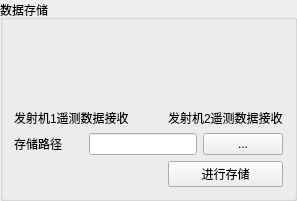
     <widget class="QGroupBox" name="groupBox_6">
      <property name="sizePolicy">
       <sizepolicy hsizetype="Maximum" vsizetype="Preferred">
        <horstretch>0</horstretch>
        <verstretch>0</verstretch>
       </sizepolicy>
      </property>
      <property name="title">
       <string>数据存储</string>
      </property>
      <layout class="QGridLayout" name="gridLayout_6">
       <item row="0" column="0">
        <widget class="QLabel" name="label_pixmapfashe1">
         <property name="text">
          <string/>
         </property>
        </widget>
       </item>
       <item row="0" column="1">
        <spacer name="horizontalSpacer">
         <property name="orientation">
          <enum>Qt::Horizontal</enum>
         </property>
         <property name="sizeHint" stdset="0">
          <size>
           <width>27</width>
           <height>72</height>
          </size>
         </property>
        </spacer>
       </item>
       <item row="0" column="2">
        <widget class="QLabel" name="label_pixmapfashe2">
         <property name="text">
          <string/>
         </property>
        </widget>
       </item>
       <item row="1" column="0">
        <widget class="QLabel" name="label_63">
         <property name="text">
          <string>发射机1遥测数据接收</string>
         </property>
        </widget>
       </item>
       <item row="1" column="2">
        <widget class="QLabel" name="label_66">
         <property name="text">
          <string>发射机2遥测数据接收</string>
         </property>
        </widget>
       </item>
       <item row="2" column="0" colspan="3">
        <layout class="QHBoxLayout" name="horizontalLayout">
         <item>
          <widget class="QLabel" name="label_72">
           <property name="sizePolicy">
            <sizepolicy hsizetype="Minimum" vsizetype="Preferred">
             <horstretch>0</horstretch>
             <verstretch>0</verstretch>
            </sizepolicy>
           </property>
           <property name="text">
            <string>存储路径</string>
           </property>
          </widget>
         </item>
         <item>
          <widget class="QLineEdit" name="lineEdit_savepath">
           <property name="sizePolicy">
            <sizepolicy hsizetype="Minimum" vsizetype="Fixed">
             <horstretch>0</horstretch>
             <verstretch>0</verstretch>
            </sizepolicy>
           </property>
          </widget>
         </item>
         <item>
          <widget class="QPushButton" name="Btn_filedialog">
           <property name="sizePolicy">
            <sizepolicy hsizetype="Maximum" vsizetype="Fixed">
             <horstretch>0</horstretch>
             <verstretch>0</verstretch>
            </sizepolicy>
           </property>
           <property name="text">
            <string>...</string>
           </property>
          </widget>
         </item>
        </layout>
       </item>
       <item row="3" column="2">
        <widget class="QPushButton" name="Btn_cunchu">
         <property name="text">
          <string>进行存储</string>
         </property>
        </widget>
       </item>
      </layout>
     </widget>
